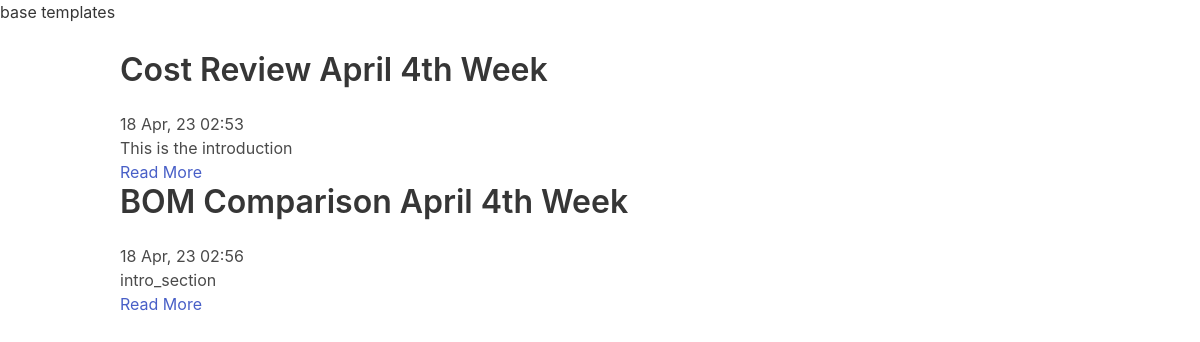
The page / on the database its author committed.
### codeblog/models.py (models this page shows, shortened)
class Post(models.Model):
    category=models.ForeignKey(Category, related_name='post_model', on_delete=models.CASCADE)
    title=models.CharField(max_length=255)
    slug=models.SlugField()
    intro=models.TextField()
    body=models.TextField()
    date_added=models.DateTimeField(auto_now_add=True)

### codeblog/views.py (the view)
# urls.py: path('', frontpageView, name='frontpage_url'),
def frontpageView(request):
    posts = Post.objects.all()
    context={
        'posts_set':posts
    }
    return render(request, 'frontpage.html', context)

### templates/frontpage.html
{% extends 'base.html' %}
{% block content %}
    {% for post in posts_set %}
        <article>
            <h2 class="title">{{ post.title }}</h2>
            <time>{{ post.date_added|date:"d M, y h:i" }}</time>
            <p> {{ post.intro }} </p>
            <a href="{% url 'detail_url' post.slug %}">Read More</a>
        </article>
    {% endfor %}
{% endblock %}

### rows shown on the page
Post: title "Cost Review April 4th Week", date_added "18 Apr, 23 02:53", intro "This is the introduction"
Post: title "BOM Comparison April 4th Week", date_added "18 Apr, 23 02:56", intro "intro_section"
